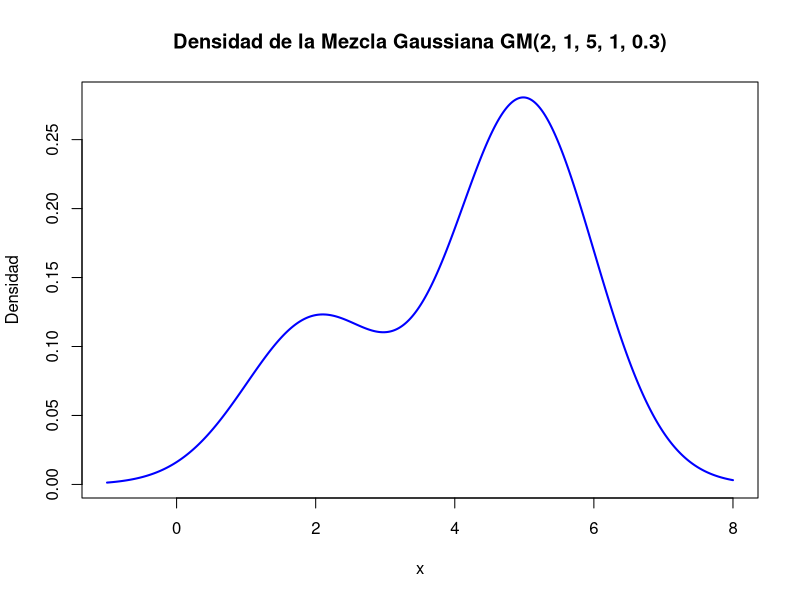
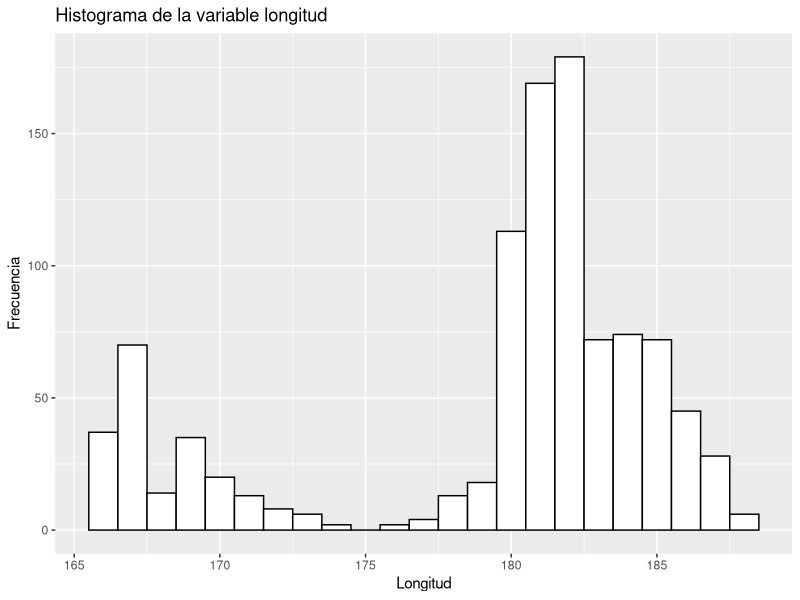
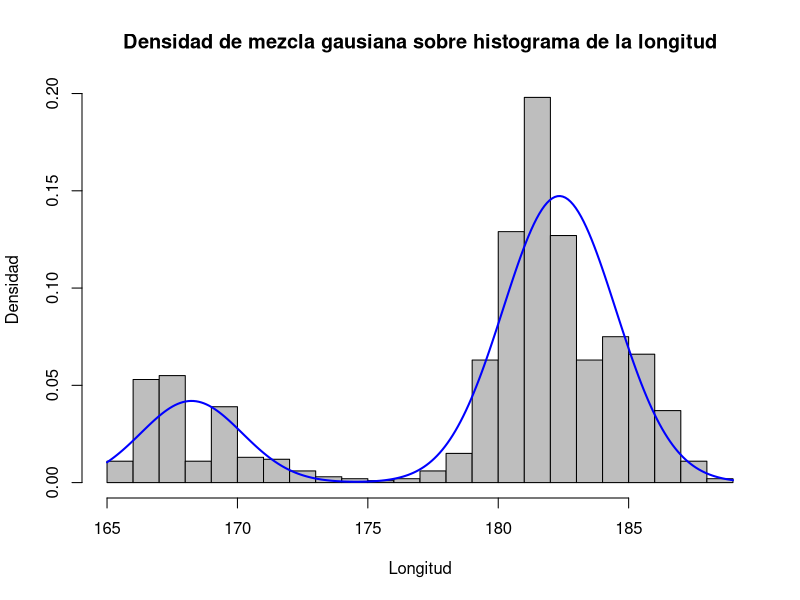
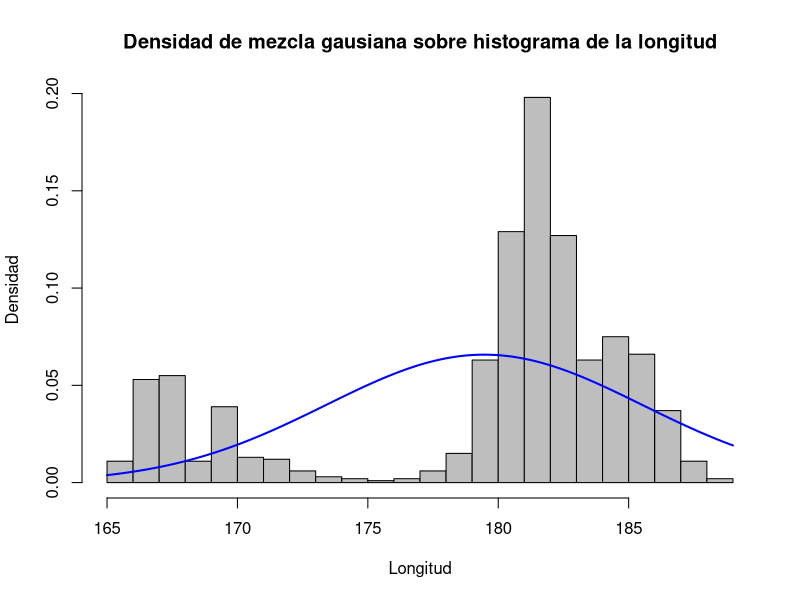
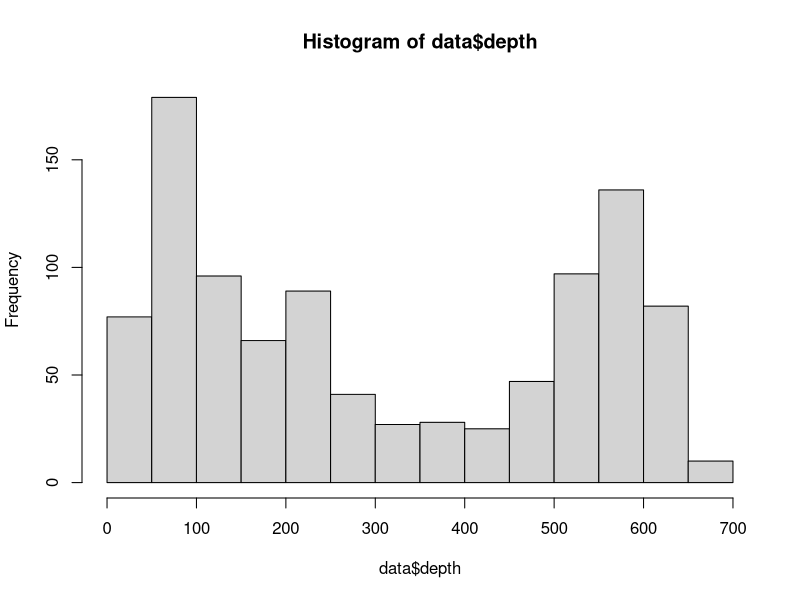
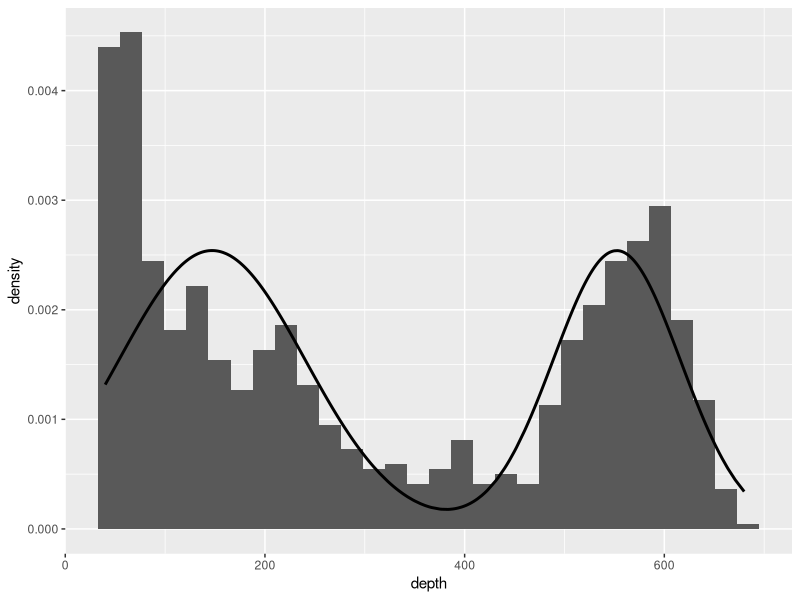

Source code (R) for these figures, in order:
## ---- chunk 1
knitr::opts_chunk$set(echo = TRUE)

rm(list=ls())

library(mclust)
library(ggplot2)
library(dplyr)
library(tidyr)
## ---- chunk 2
data<-quakes
## ---- chunk 3
densidadmg <- function(x, mu1, sd1, mu2, sd2, w) {
  densidad <- w * dnorm(x, mean = mu1, sd = sd1) + (1-w) * dnorm(x, mean = mu2, sd = sd2)
  return(densidad)
}
## ---- chunk 4
# Establecemos el rango de x
x <- seq(-1, 8, length.out = 500)

#Calculamos la densidad
densidad <- densidadmg(x, 2,1,5,1,0.3)

#Graficamos la densidad
plot(x, densidad, type = "l", col = "blue", lwd = 2,
     main = "Densidad de la Mezcla Gaussiana GM(2, 1, 5, 1, 0.3)",
     xlab = "x", ylab = "Densidad")
## ---- chunk 5
p <- ggplot(data, aes(x=long)) + 
  geom_histogram(color="black", fill="white", breaks=(floor(min(data$long))+0.5):(ceiling(max(data$long))-0.5)) +
  labs(title="Histograma de la variable longitud",x="Longitud", y = "Frecuencia")
p
## ---- chunk 6
#Creamos la función de log-verosimilitud negativa
log_verosimilitud <- function(params, x) {
  mu1 <- params[1]
  sd1 <- params[2]
  mu2 <- params[3]
  sd2 <- params[4]
  w <- params[5]

  # Calcular la log-verosimilitud negativa
  densidades <- densidadmg(x, mu1, sd1, mu2, sd2, w)
  return(-sum(log(densidades)))
}

# Buscamos los valores optimizando
resultado <- optim(
  par = c(167,2,182,2,0.3),
  fn = log_verosimilitud,
  x = data$long,
  method = "L-BFGS-B",
  lower = c(-Inf, 0.01, -Inf, 0.01, 0.01),
  upper = c(Inf, Inf, Inf, Inf, 0.99)
)

cat("Estimación del parámetro mu1:",resultado$par[1],"\n")
cat("Estimación del parámetro sd1:",resultado$par[2],"\n")
cat("Estimación del parámetro mu2:",resultado$par[3],"\n")
cat("Estimación del parámetro sd2:",resultado$par[4],"\n")
cat("Estimación del parámetro w:",resultado$par[5],"\n")
## ---- chunk 7
x <- seq(165,189,length.out = 240)
y <- densidadmg(x, resultado$par[1],resultado$par[2],resultado$par[3],resultado$par[4],resultado$par[5])

# Crear el histograma
hist(data$long, breaks = 30, probability = TRUE, col = "gray", xlab = "Longitud", ylab = "Densidad", main = "")

# Superponer la curva de densidad
title <- "Densidad de mezcla gausiana sobre histograma de la longitud"
lines(x, y, col = "blue", lwd = 2, lty = 1)
title(main = title)
## ---- chunk 8
#Creamos la función de log-verosimilitud negativa
log_verosimilitud2 <- function(params, x) {
  mu <- params[1]
  sd <- params[2]

  # Calcular la log-verosimilitud negativa
  densidades <- dnorm(x, mean = mu, sd = sd)
  return(-sum(log(densidades)))
}

# Buscamos los valores optimizando
resultado2 <- optim(
  par = c(mean(data$long),sd(data$long)),
  fn = log_verosimilitud2,
  x = data$long,
  method = "L-BFGS-B",
  lower = c(-Inf, 0.01),
  upper = c(Inf, Inf)
)

cat("Estimación del parámetro mu:",resultado2$par[1],"\n")
cat("Estimación del parámetro sd:",resultado2$par[2],"\n")
## ---- chunk 9
x <- seq(165,189,length.out = 240)
y <- dnorm(x, resultado2$par[1],resultado2$par[2])

# Crear el histograma
hist(data$long, breaks = 30, probability = TRUE, col = "gray", xlab = "Longitud", ylab = "Densidad", main = "")

# Superponer la curva de densidad
title <- "Densidad de mezcla gausiana sobre histograma de la longitud"
lines(x, y, col = "blue", lwd = 2, lty = 1)
title(main = title)
## ---- chunk 10
# Definimos las funciones para calcular el AIC y BIC a partir de las logverosimilitudes
AICfromL <- function(x, params, LogLike){
  return(  2*length(params) + 2*LogLike(params,x) ) #Sumamos en vez de restar porque las LogVerosimilitudes las hemos cambiado de signo
}
BICfromL <- function(x, params, LogLike){
  return( length(params)*log(length(x)) + 2*LogLike(params,x) ) # idem a AICfromL
}

#AIC y BIC del modelo gaussiano simple:

AICsimple <- AICfromL(data$long, params = resultado2$par, log_verosimilitud2)
BICsimple <- BICfromL(data$long, params = resultado2$par, log_verosimilitud2)

cat('\nResultados de los criterios AIC y BIC para el modelo simple: \nAIC:', AICsimple,'\nBIC:', BICsimple)

#AIC y BIC del modelo gaussiano ponderado:
AICponderado <- AICfromL(data$long, params = resultado$par, log_verosimilitud)
BICponderado <- BICfromL(data$long, params = resultado$par, log_verosimilitud)

cat('\n\nResultados de los criterios AIC y BIC para el modelo ponderado: \nAIC:', AICponderado,'\nBIC:', BICponderado)


## ---- chunk 11
resultado_lat_simple <- optim(
  par = c(mean(data$lat), sd(data$lat)),
  fn = log_verosimilitud2,
  x = data$lat,
  method = "L-BFGS-B",
  lower = c(-Inf, 0.01, -Inf, 0.01, 0.01),
  upper = c(Inf, Inf, Inf, Inf, 0.99)
)

resultado_lat_pond <- optim(
  par = c(15,2,25,2,0.3),
  fn = log_verosimilitud,
  x = data$lat,
  method = "L-BFGS-B",
  lower = c(-Inf, 0.01, -Inf, 0.01, 0.01),
  upper = c(Inf, Inf, Inf, Inf, 0.99)
)

AIC_lat_simple <- AICfromL(data$lat, params = resultado_lat_simple$par, log_verosimilitud2)
BIC_lat_simple <- BICfromL(data$lat, params = resultado_lat_simple$par, log_verosimilitud2)

cat('\nResultados de los criterios AIC y BIC para el modelo simple aplicado a latitud son: \nAIC:', AIC_lat_simple,'\nBIC:', BIC_lat_simple)

AIC_lat_pond <- AICfromL(data$lat, params = resultado_lat_pond$par, log_verosimilitud)
BIC_lat_pond <- BICfromL(data$lat, params = resultado_lat_pond$par, log_verosimilitud)

cat('\nResultados de los criterios AIC y BIC para el modelo ponderado aplicado a latitud son: \nAIC:', AIC_lat_pond,'\nBIC:', BIC_lat_pond)

## ---- chunk 12
resultado_prof_simple <- optim(
  par = c(mean(data$depth), sd(data$depth)),
  fn = log_verosimilitud2,
  x = data$depth,
  method = "L-BFGS-B",
  lower = c(-Inf, 0.01, -Inf, 0.01, 0.01),
  upper = c(Inf, Inf, Inf, Inf, 0.99)
)

hist(data$depth)

resultado_prof_pond <- optim(
  par = c(75,60,600,150,0.7), #Inicializamos viendo en el histograma dónde parecen estar los dos centros de las gaussianas 170, 600
  fn = log_verosimilitud,
  x = data$depth,
  method = "L-BFGS-B",
  lower = c(0, 0.01, -Inf, 0.01, 0.01),
  upper = c(Inf, Inf, Inf, Inf, 0.99)
)

AIC_prof_simple <- AICfromL(data$lat, params = resultado_lat_simple$par, log_verosimilitud2)
BIC_prof_simple <- BICfromL(data$lat, params = resultado_lat_simple$par, log_verosimilitud2)

cat('\nResultados de los criterios AIC y BIC para el modelo simple aplicado a profundidad son: \nAIC:', AIC_prof_simple,'\nBIC:', BIC_prof_simple)

AIC_prof_pond <- AICfromL(data$lat, params = resultado_prof_pond$par, log_verosimilitud)
BIC_prof_pond <- BICfromL(data$lat, params = resultado_prof_pond$par, log_verosimilitud)

cat('\nResultados de los criterios AIC y BIC para el modelo ponderado aplicado a profundidad son: \nAIC:', AIC_prof_pond,'\nBIC:', BIC_prof_pond)

densidadobtenida <- densidadmg( data$depth, resultado_prof_pond$par[1], resultado_prof_pond$par[2], resultado_prof_pond$par[3], resultado_prof_pond$par[4], resultado_prof_pond$par[5] )

ggplot( data = data, aes(x = depth))+
  geom_histogram( aes(y = ..density..) )+
  geom_line( aes( y = densidadobtenida), linewidth = 1)
  

## ---- chunk 13
data$class <- ifelse(data$long > 175, "Tonga trench", "Plate junction")

# Separamos en un dataset por evento

data_Tonga<-data %>%
  filter(class=="Tonga trench")

data_Plate<- data %>%
  filter(class=="Plate junction")

# Función para calcular intervalos de confianza (formato aseado)
intervalo_confianza <- function(x, nivel = 0.95) {
  n <- length(x)
  mean_x <- mean(x)
  se <- sd(x) / sqrt(n)  # Error estándar
  error <- qt((1 + nivel) / 2, df = n - 1) * se
  c(Media = mean_x, LI = mean_x - error, LS = mean_x + error)
}

# Procesar datos para Tonga Trench
resultados_tonga <- data_Tonga %>%
  summarise(
    Longitud = intervalo_confianza(long),
    Latitud = intervalo_confianza(lat),
    Profundidad = intervalo_confianza(depth)
  )

# Trasponer y renombrar columnas para Tonga
resultados_tonga <- as.data.frame(t(resultados_tonga))  # Transponer
colnames(resultados_tonga) <- c("Media", "Valor inferior", "Valor superior")  # Renombrar columnas

# Procesar datos para Plate Junction
resultados_plate <- data_Plate %>%
  summarise(
    Longitud = intervalo_confianza(long),
    Latitud = intervalo_confianza(lat),
    Profundidad = intervalo_confianza(depth)
  )

# Trasponer y renombrar columnas para Plate
resultados_plate <- as.data.frame(t(resultados_plate))  # Transponer
colnames(resultados_plate) <- c("Media", "Valor inferior", "Valor superior")  # Renombrar columnas

# Mostrar resultados
# Resultados de Tonga
print(resultados_tonga)

#Resultados para Plate junction
print(resultados_plate)
## ---- chunk 14
